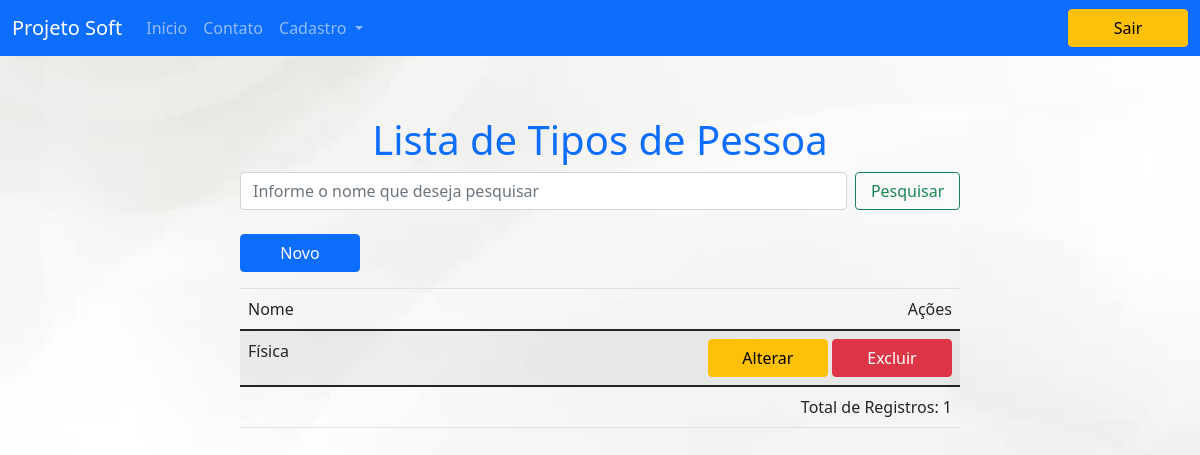
The app's page /lista-tp-pessoa (signed in), older data.
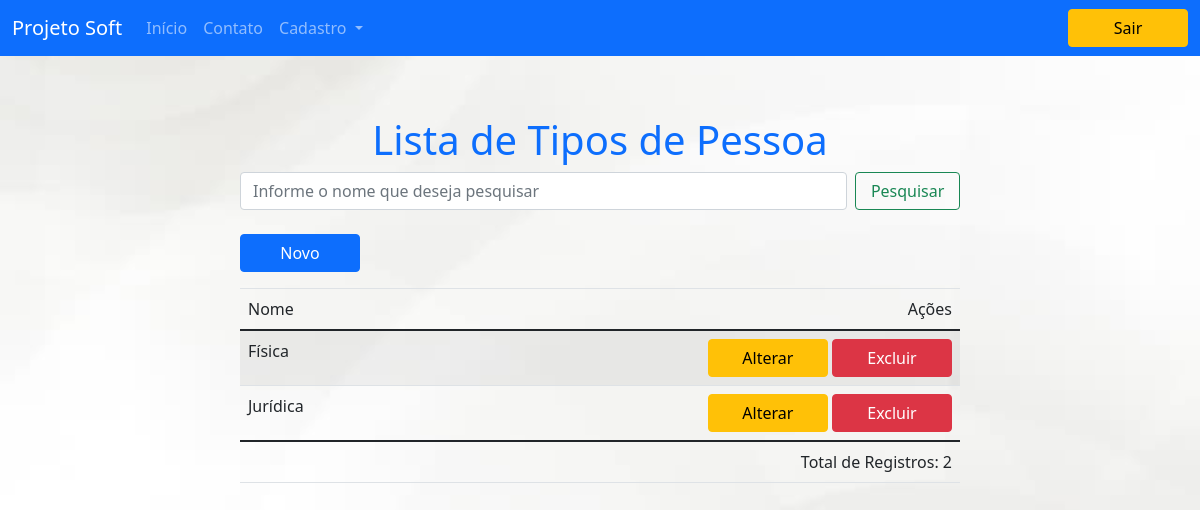
The same page, newer data.
### cliente/models.py (models this page shows, shortened)
class TpPessoa(models.Model):
    nome = models.CharField(max_length=50,blank=False,null=False,unique=True)
    class Meta:
        db_table = 'TpPessoa'

### meu_site/views.py (the view)
# urls.py: path('lista-tp-pessoa',lista_tipos_pessoa,name='lista-tp-pessoa'),
@login_required
def lista_tipos_pessoa(request):
    pesquisa = request.GET.get('txtPesquisa')
    temPesquisa= False
    if pesquisa:
        tipo = TpPessoa.objects.filter(nome__icontains=pesquisa)
        temPesquisa= True
    else:
        tipo = TpPessoa.objects.all()
    totalTipo = tipo.count
    return render(request,'lista-tps-pessoa.html',{'tipo' : tipo, 'total' : totalTipo, 'pesquisa' : temPesquisa})

### templates/lista-tps-pessoa.html (shortened to what this page needs)
{% extends 'base.html' %}
{% block corpo %}
<div id="conteudo-dados" >
    <div style="display: flex; justify-content: center;">
        <h1><label class='text-primary'>Lista de Tipos de Pessoa</label></h1>
    </div>
    {% include 'procura.html' %}
    <a href="cadastro-tp-pessoa">
        <input type="button" value="Novo" class="btn btn-primary" />
    </a>
    {% if total > 0 %}
    <table class="table table-striped">
        <thead>
            <tr>
                <th colspan="3"></th>
            </tr>
            <tr>
                <td><label>Nome</label></td>
                <td colspan="2" align="right"><label>Ações</label></td>
            </tr>
        </thead>
        <tbody>
            {% for tipos in tipo %}
            <tr>
                <td><label>{{ tipos.nome }}</label></td>
                <td align="right">
                    <a href="altera-tp-pessoa/{{ tipos.id }}">
                        <input type="button" class="btn btn-warning" value="Alterar" /></a>
                    <a href="exclui-tp-pessoa/{{ tipos.id }}">
                        <input type="button" class="btn btn-danger" value="Excluir"></a>
                </td>
            </tr>
            {% endfor %}
        </tbody>
        <tfoot>
            <tr>
                <td colspan="3" align="right"><label>Total de Registros: {{ total }}</label></td>
            </tr>
        </tfoot>
    </table>
    {% elif pesquisa %}
    {% include 'semResultado.html' %}
    {% else %}
    {% include 'semItens.html' %}
    {% endif %}
</div>
{% endblock %}

Row changes from the older to the newer data that the page shows:
added TpPessoa: nome "Jurídica"
Text that changed along with them:
{{ total }}: "1" → "2"
